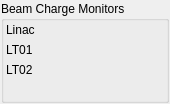
<?xml version="1.0" encoding="UTF-8"?>
<ui version="4.0">
 <class>BeamChargeMonitors</class>
 <widget class="TaurusWidget" name="BeamChargeMonitors">
  <property name="geometry">
   <rect>
    <x>0</x>
    <y>0</y>
    <width>170</width>
    <height>104</height>
   </rect>
  </property>
  <property name="windowTitle">
   <string>Form</string>
  </property>
  <layout class="QGridLayout" name="gridLayout_2">
   <property name="margin">
    <number>1</number>
   </property>
   <item row="0" column="0">
    <widget class="TaurusGroupBox" name="BeamChargeMonitorsGroup">
     <property name="title">
      <string>Beam Charge Monitors</string>
     </property>
     <layout class="QGridLayout" name="gridLayout">
      <property name="margin">
       <number>2</number>
      </property>
      <item row="0" column="0">
       <widget class="QLabel" name="liLabel">
        <property name="maximumSize">
         <size>
          <width>40</width>
          <height>16777215</height>
         </size>
        </property>
        <property name="text">
         <string>Linac</string>
        </property>
       </widget>
      </item>
      <item row="0" column="1">
       <widget class="TaurusLabel" name="liValue"/>
      </item>
      <item row="1" column="0">
       <widget class="QLabel" name="lt01Label">
        <property name="maximumSize">
         <size>
          <width>40</width>
          <height>16777215</height>
         </size>
        </property>
        <property name="text">
         <string>LT01</string>
        </property>
       </widget>
      </item>
      <item row="1" column="1">
       <widget class="TaurusLabel" name="lt01Value"/>
      </item>
      <item row="2" column="0">
       <widget class="QLabel" name="lt02Label">
        <property name="maximumSize">
         <size>
          <width>40</width>
          <height>16777215</height>
         </size>
        </property>
        <property name="text">
         <string>LT02</string>
        </property>
       </widget>
      </item>
      <item row="2" column="1">
       <widget class="TaurusLabel" name="lt02Value"/>
      </item>
      <item row="3" column="1">
       <spacer name="verticalSpacer">
        <property name="orientation">
         <enum>Qt::Vertical</enum>
        </property>
        <property name="sizeHint" stdset="0">
         <size>
          <width>20</width>
          <height>40</height>
         </size>
        </property>
       </spacer>
      </item>
     </layout>
    </widget>
   </item>
  </layout>
 </widget>
 <customwidgets>
  <customwidget>
   <class>TaurusWidget</class>
   <extends>QWidget</extends>
   <header>taurus.qt.qtgui.container</header>
   <container>1</container>
  </customwidget>
  <customwidget>
   <class>TaurusLabel</class>
   <extends>QLabel</extends>
   <header>taurus.qt.qtgui.display</header>
  </customwidget>
  <customwidget>
   <class>TaurusGroupBox</class>
   <extends>QGroupBox</extends>
   <header>taurus.qt.qtgui.container</header>
   <container>1</container>
  </customwidget>
 </customwidgets>
 <resources/>
 <connections/>
</ui>
